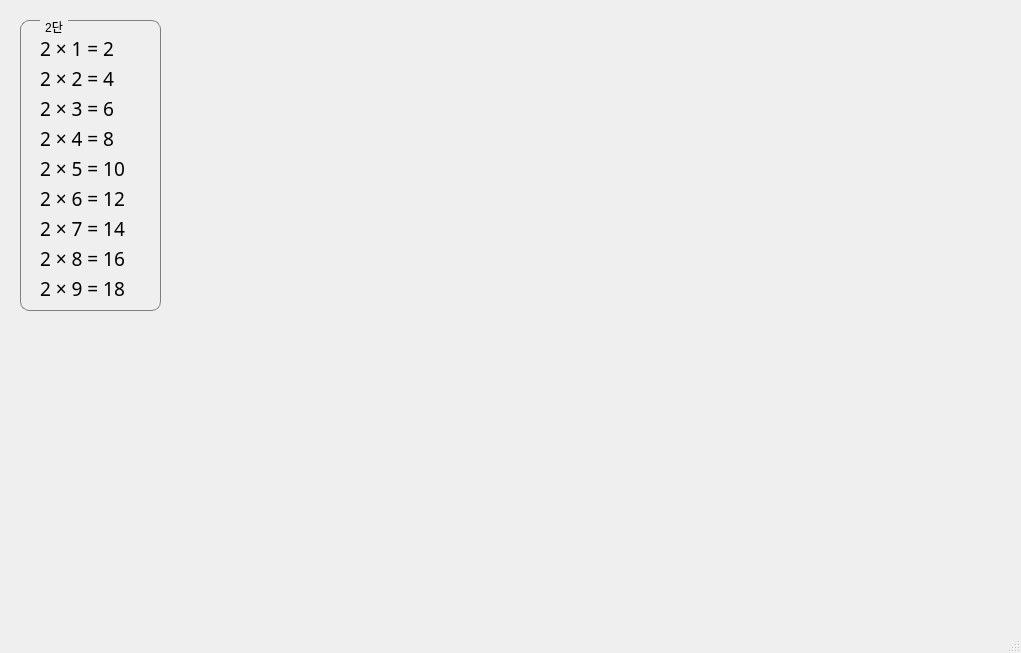
<?xml version="1.0" encoding="UTF-8"?>
<ui version="4.0">
 <class>MainWindow</class>
 <widget class="QMainWindow" name="MainWindow">
  <property name="geometry">
   <rect>
    <x>0</x>
    <y>0</y>
    <width>1021</width>
    <height>653</height>
   </rect>
  </property>
  <property name="windowTitle">
   <string>MainWindow</string>
  </property>
  <widget class="QWidget" name="centralwidget">
   <widget class="QGroupBox" name="groupBox">
    <property name="geometry">
     <rect>
      <x>20</x>
      <y>20</y>
      <width>141</width>
      <height>291</height>
     </rect>
    </property>
    <property name="styleSheet">
     <string notr="true">QGroupBox {
    border: 1px solid gray;
    border-radius: 9px;
    margin-top: 0.5em;
}

QGroupBox::title {
    subcontrol-origin: margin;
    left: 20px;
    padding: 0 3px 0 3px;
}</string>
    </property>
    <property name="title">
     <string>2단</string>
    </property>
    <widget class="QLabel" name="label">
     <property name="geometry">
      <rect>
       <x>20</x>
       <y>20</y>
       <width>101</width>
       <height>16</height>
      </rect>
     </property>
     <property name="font">
      <font>
       <family>맑은 고딕</family>
       <pointsize>14</pointsize>
       <italic>false</italic>
       <bold>false</bold>
      </font>
     </property>
     <property name="styleSheet">
      <string notr="true">font: center</string>
     </property>
     <property name="text">
      <string>2 × 1 = 2</string>
     </property>
     <property name="alignment">
      <set>Qt::AlignLeading|Qt::AlignLeft|Qt::AlignVCenter</set>
     </property>
    </widget>
    <widget class="QLabel" name="label_2">
     <property name="geometry">
      <rect>
       <x>20</x>
       <y>50</y>
       <width>101</width>
       <height>16</height>
      </rect>
     </property>
     <property name="font">
      <font>
       <family>맑은 고딕</family>
       <pointsize>14</pointsize>
      </font>
     </property>
     <property name="text">
      <string>2 × 2 = 4</string>
     </property>
    </widget>
    <widget class="QLabel" name="label_3">
     <property name="geometry">
      <rect>
       <x>20</x>
       <y>80</y>
       <width>101</width>
       <height>16</height>
      </rect>
     </property>
     <property name="font">
      <font>
       <family>맑은 고딕</family>
       <pointsize>14</pointsize>
      </font>
     </property>
     <property name="text">
      <string>2 × 3 = 6</string>
     </property>
    </widget>
    <widget class="QLabel" name="label_4">
     <property name="geometry">
      <rect>
       <x>20</x>
       <y>110</y>
       <width>101</width>
       <height>16</height>
      </rect>
     </property>
     <property name="font">
      <font>
       <family>맑은 고딕</family>
       <pointsize>14</pointsize>
      </font>
     </property>
     <property name="text">
      <string>2 × 4 = 8</string>
     </property>
    </widget>
    <widget class="QLabel" name="label_5">
     <property name="geometry">
      <rect>
       <x>20</x>
       <y>140</y>
       <width>101</width>
       <height>16</height>
      </rect>
     </property>
     <property name="font">
      <font>
       <family>맑은 고딕</family>
       <pointsize>14</pointsize>
      </font>
     </property>
     <property name="text">
      <string>2 × 5 = 10</string>
     </property>
    </widget>
    <widget class="QLabel" name="label_6">
     <property name="geometry">
      <rect>
       <x>20</x>
       <y>170</y>
       <width>101</width>
       <height>16</height>
      </rect>
     </property>
     <property name="font">
      <font>
       <family>맑은 고딕</family>
       <pointsize>14</pointsize>
      </font>
     </property>
     <property name="text">
      <string>2 × 6 = 12</string>
     </property>
    </widget>
    <widget class="QLabel" name="label_7">
     <property name="geometry">
      <rect>
       <x>20</x>
       <y>200</y>
       <width>101</width>
       <height>16</height>
      </rect>
     </property>
     <property name="font">
      <font>
       <family>맑은 고딕</family>
       <pointsize>14</pointsize>
      </font>
     </property>
     <property name="text">
      <string>2 × 7 = 14</string>
     </property>
    </widget>
    <widget class="QLabel" name="label_8">
     <property name="geometry">
      <rect>
       <x>20</x>
       <y>230</y>
       <width>101</width>
       <height>16</height>
      </rect>
     </property>
     <property name="font">
      <font>
       <family>맑은 고딕</family>
       <pointsize>14</pointsize>
      </font>
     </property>
     <property name="text">
      <string>2 × 8 = 16</string>
     </property>
    </widget>
    <widget class="QLabel" name="label_9">
     <property name="geometry">
      <rect>
       <x>20</x>
       <y>260</y>
       <width>101</width>
       <height>16</height>
      </rect>
     </property>
     <property name="font">
      <font>
       <family>맑은 고딕</family>
       <pointsize>14</pointsize>
      </font>
     </property>
     <property name="text">
      <string>2 × 9 = 18</string>
     </property>
    </widget>
   </widget>
  </widget>
  <widget class="QStatusBar" name="statusbar"/>
 </widget>
 <resources/>
 <connections/>
</ui>
